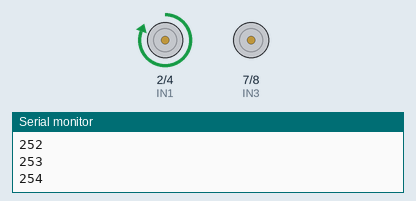
This sketch was run on a simulated Arduino Uno, built with avr-gcc and run on an emulated ATmega328P. Shown: motor-driver pin pairs drawn as motors (green arrow = first pin HIGH = forward, orange = second pin HIGH = backward, longer = more drive, scaled by the enable pin), the last lines printed to the serial monitor.

Above: at 12.8 s.
At 28.7 s:
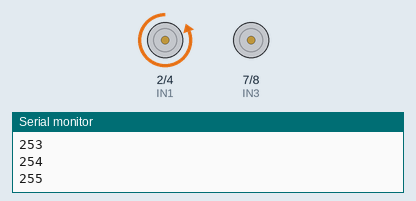
Timing chart, 0 to 40.0 s (numbered marks = the images above):
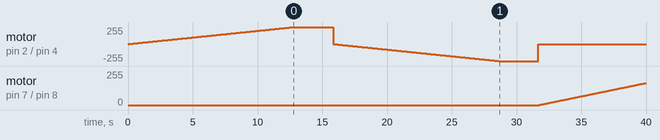

Measured:
- by itself, motor on pin 7 (IN3) / pin 8 (IN4): moves from stopped to forward 165/255 over 8.2 s

The sketch:

drivercode.ino
```cpp
int ENA = 3;

int IN1 = 2;

int IN2 = 4;


int ENB = 6;

int IN3 = 7;

int IN4 = 8;


void setup ()

{

pinMode (ENA, OUTPUT);

pinMode (IN1, OUTPUT);

pinMode (IN2, OUTPUT);

pinMode (ENB, OUTPUT);

pinMode (IN3, OUTPUT);

pinMode (IN4, OUTPUT);

Serial.begin (9600);


}


void test_motor_1 ()

{

Serial.print ("Motor 1 Speed:");

for (int i = 0; i < 256; i++)

{

digitalWrite (IN1, HIGH);

digitalWrite (IN2, LOW);

analogWrite (ENA, i);

delay (50);

Serial.println(i);

}


delay (3000);

digitalWrite (IN1, LOW);

for (int i = 0; i < 256; i++)

{

digitalWrite (IN1, LOW);

digitalWrite (IN2, HIGH);

analogWrite (ENA, i);

delay (50);

Serial.println(i);

}


delay (3000);

digitalWrite (IN2, LOW);

}


void test_motor_2 ()

{

Serial.print ("Motor 2 Speed");

for (int i = 0; i < 256; i++)

{

digitalWrite (IN3, HIGH);

digitalWrite (IN4, LOW);

analogWrite (ENB, i);

delay (50);

Serial.println(i);

}


delay (3000);

digitalWrite (IN3, LOW);

for (int i = 0; i < 256; i++)

{

digitalWrite (IN3, LOW);

digitalWrite (IN4, HIGH);

analogWrite (ENB, i);

delay (50);

Serial.println(i);

}


delay (3000);

digitalWrite (IN4, LOW);

}


void loop()

{

test_motor_1();

test_motor_2();

}
```
